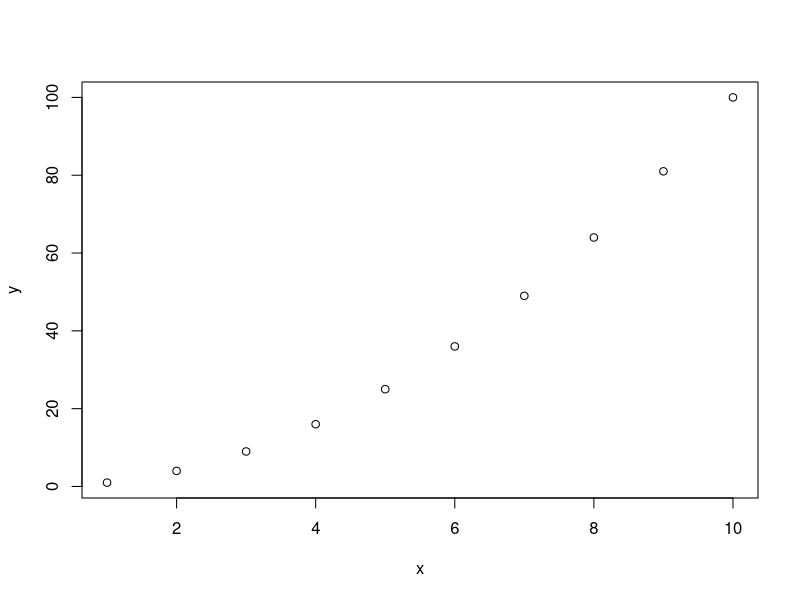
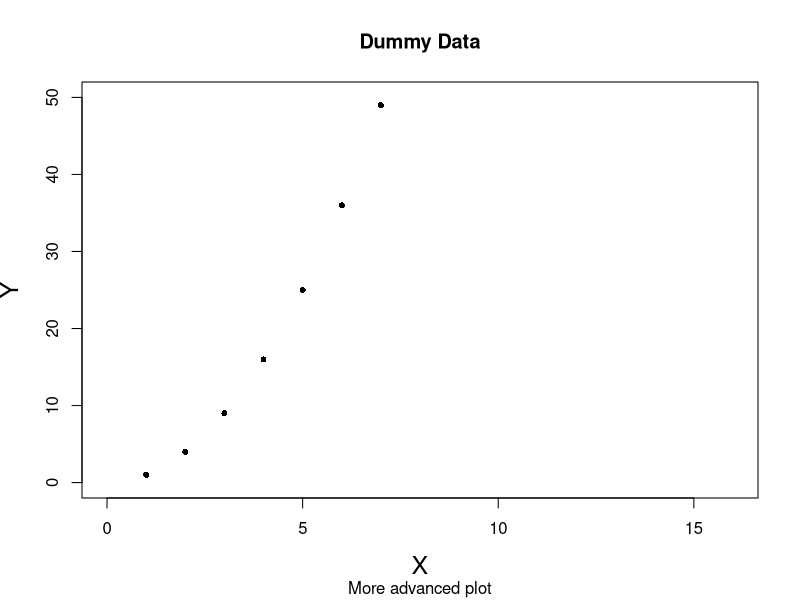
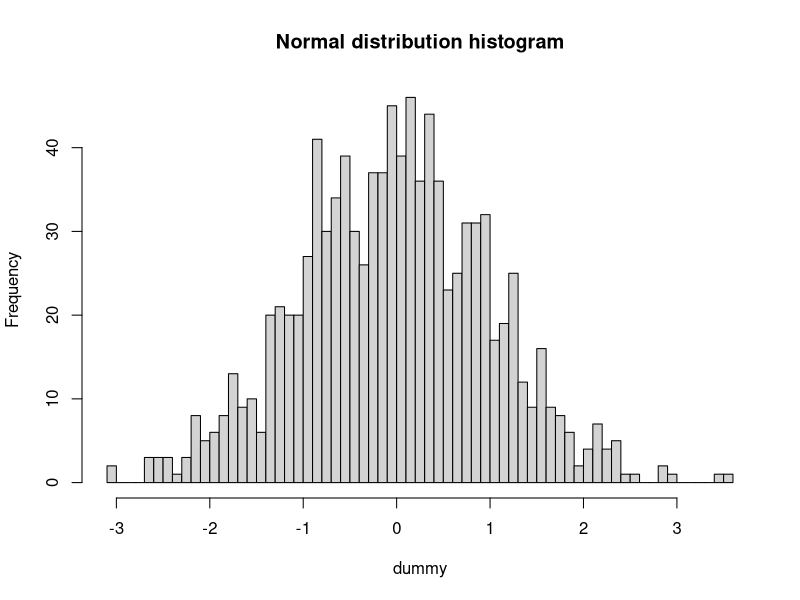
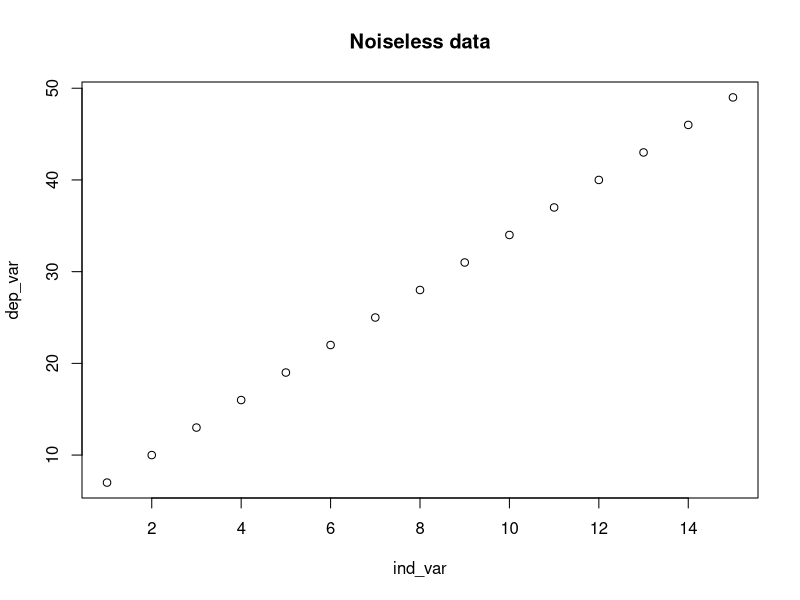
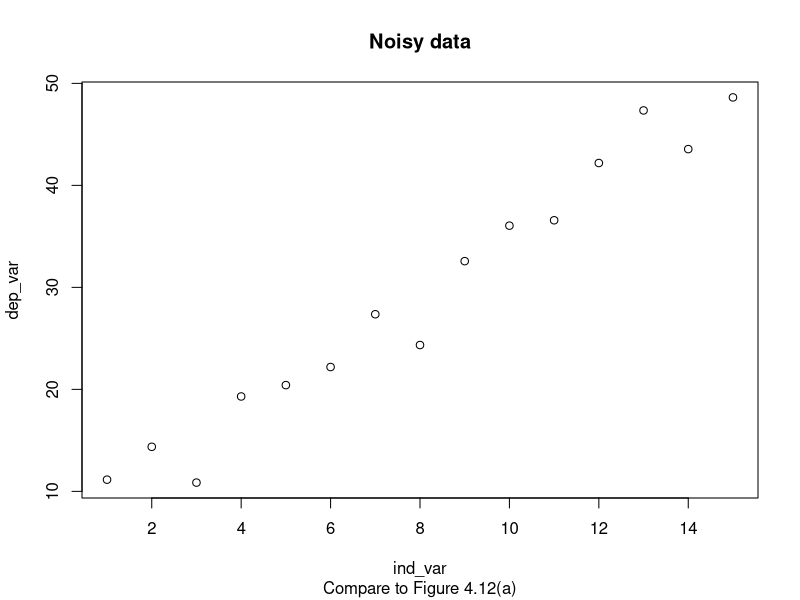
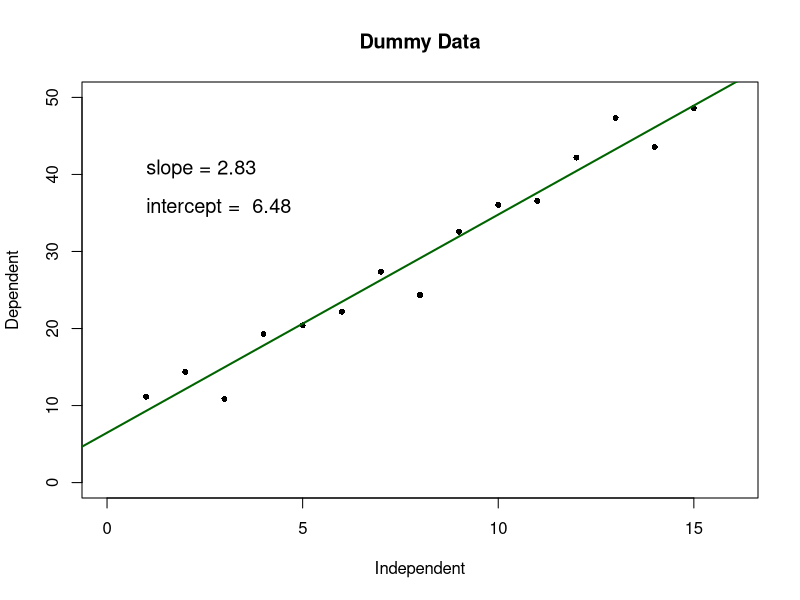
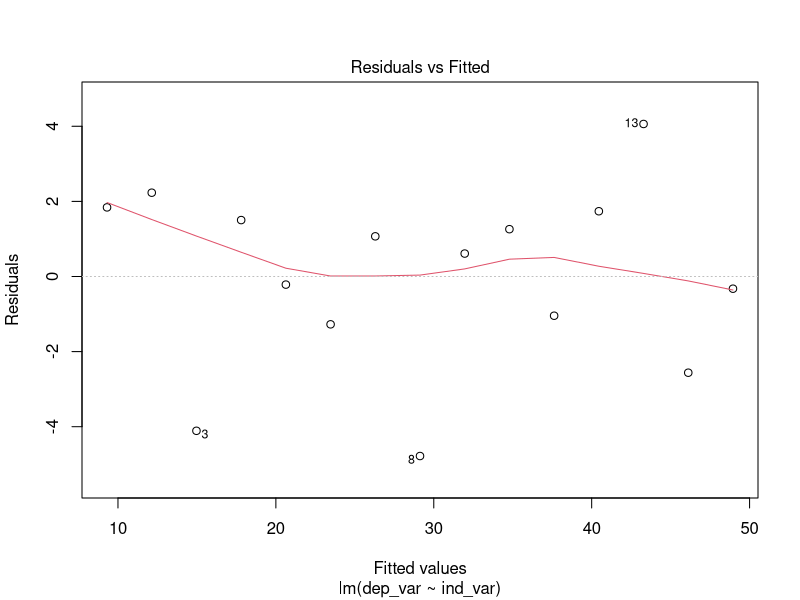
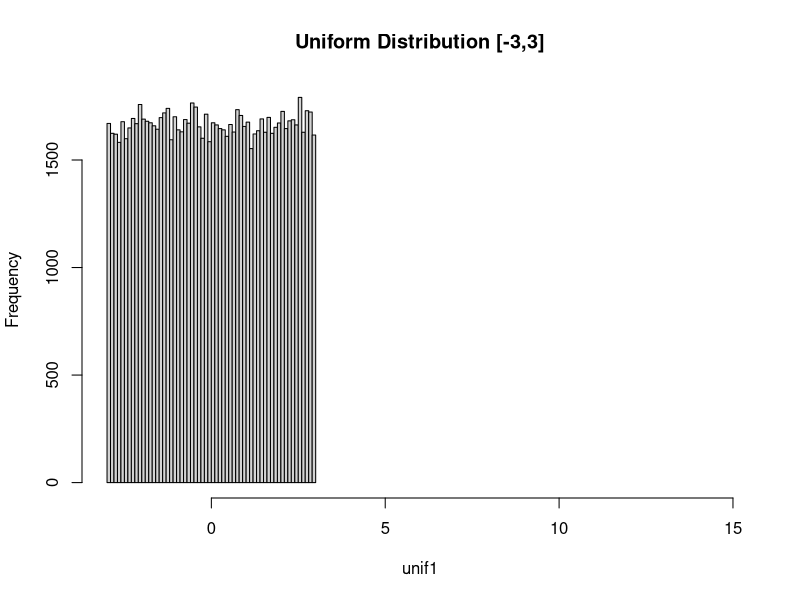

Source code (R) for these figures, in order:
## ---- chunk 1
knitr::opts_chunk$set(echo = TRUE)
{         # Put the cursor on this line, and run it; because
          #  of the curly braces, all the code within
          #  the braces will be run.
  c("data.table",   # fread() for FAST and flexible data input
    "here") ->      # For portability
  package_names

  for (package_name in package_names) {
    if (!is.element(package_name, installed.packages()[, 1])) {
      install.packages(package_name)
    }
    library(package_name,
            character.only = TRUE,
            quietly = TRUE,
            verbose = FALSE
    )
  }
  rm(list = c("package_names", "package_name"))
}
## ---- chunk 2
1:10 -> x     # Put some data (the integers 1 to 10) into variable x.
x^2 -> y      # Put the square of x into y.
postscript(file = "Figure 4.9.eps",
           title = "Figure 4.9",
           colormodel = "cmyk")
plot(x,y)     # Make a graph of y versus x.
dev.off()
## ---- chunk 3
1:10 -> x                        # Put some data into variable x
x^2 -> y                         # Put the square of x into y
postscript(file = "Figure 4.10.eps",
           title = "Figure 4.10",
           colormodel = "cmyk")
plot(x, y,
     main = "Dummy Data",        # Change the title above the plot
     sub = "More advanced plot", # Subtitle
     xlab = "X",                 # set the x-axis label
     ylab = "Y",                 # set the y-axis label
     cex.lab = 1.5,              # make the labels 50% bigger
     xlim = c(0,16),             # set the x-axis range 
     ylim = c(0,50),             # set the y-axis range
     pch = 16,                   # Use a solid dot, not an open circle
     cex = 0.8)                  # make the dots 80% of normal size
dev.off()
## ---- chunk 4
rnorm(n = 1000,         # Draw 1000 times from a normal distribution
      mean = 0,         #  with a mean of zero
      sd = 1) ->        #  and a standard deviation of 1
  dummy                 #   and assign it to variable dummy
postscript(file = "Figure 4.11.eps",
           title = "Figure 4.11",
           colormodel = "cmyk")

hist(dummy,             # Make a histogram of variable dummy
     breaks = 50,       #  using 50 bins
     main = "Normal distribution histogram")
dev.off()
## ---- chunk 5
1:15 ->                        # Put the integers 1:15 into
  ind_var                      #  the independent variable
                   
3 * ind_var + 4 -> dep_var      # Use a linear relationship to create the
                                #  dependent variable
postscript(file = "Figure 4.12a.eps",
           title = "Figure 4.12a",
           colormodel = "cmyk")

plot(ind_var, dep_var,          # Make a scatterplot
     main = "Noiseless data")   #  with a title.
dev.off()

set.seed(seed = 42)             # Look at the "Sampling" section in Chapter 4.
runif(n = 15,                   # Get 15 random numbers
      min = -5,                 #  from -5
      max = 5) +                #  to 5
  dep_var ->                    #  add them to the original
  dep_var                       #  and store the results back in
                                #  the original dependent variable.
postscript(file = "Figure 4.12b.eps",
           title = "Figure 4.12b",
           colormodel = "cmyk")
plot(ind_var, dep_var,          # Make a scatterplot
     main = "Noisy data",       #  with a title and subtitle:
     sub = "Compare to Figure 4.12(a)")
dev.off()
## ---- chunk 6
1:15 ->                             # Put the integers 1:15 into
  ind_var                           #  the independent variable
                   
3 * ind_var + 4 -> dep_var          # Use a linear relationship to create
                                    #  the dependent variable
set.seed(seed = 42)                 # Look at the "Sampling" section in 
                                    #  Chapter 4.
runif(n = 15,                       # Get 15 random numbers
      min = -5,                     #  from -5
      max = 5) +                    #  to 5
  dep_var ->                        #  add them to the original
  dep_var                           #  and store the results back in
                                    #  the original dependent variable.
lm(dep_var ~ ind_var) ->            # Regress dependent variable on the
                                    #  independent variable
  y_lm                              #  and store the results in y_lm

postscript(file = "Figure 4.13.eps",
           title = "Figure 4.13",
           colormodel = "cmyk")
{                                   # Put the scatterplot, line & text
                                    #  all on the same plot
  plot(ind_var, dep_var,            # Plot the data
       main = "Dummy Data",         # Change the title above the plot
       xlab = "Independent",        # set the x-axis label
       ylab = "Dependent",          # set the y-axis label
       xlim = c(0,16),              # set the x-axis range 
       ylim = c(0,50),              # set the y-axis range
       pch = 16,                    # Use a solid dot, not an open circle
       cex = 0.8)                   # make the dots 80% normal size
  abline(a = y_lm$coef[1],          # Add a line to the plot, with
                                    #  intercept from the linear model,
         b = y_lm$coef[2],          #  slope from the linear model,
         col = "darkgreen",         #  using a dark green color,
         lwd = 2)                   #  and a wider line.
  text(1, 40,                       # Put some text info on the plot @ (1,40)
       labels = paste(              # The label will have, pasted together,
         "slope =",                 #  "slope ="
         round(y_lm$coef[2],        #  and the value of the slope from the
                                    #  regression,
               digits = 2)),        #  rounded to 2 decimal places.
       adj = c(0,0),                # Lower left point at (1,40) on graph
       cex = 1.2)                   # 20% bigger text
  text(1, 35,                       # Put some more text on the plot
       labels = paste(              # Paste together
         "intercept = ",            #  "intercept = "
         round(y_lm$coef[1],        #  the value of the intercept from the
                                    #  regression
               digits = 2)),        #  rounded to two decimal places.
       adj = c(0,0),
       cex = 1.2)                   # 20% bigger text
}
dev.off()
## ---- chunk 7
1:15 ->                             # Put the integers 1:15 into
  ind_var                           #  the independent variable
                   
3 * ind_var + 4 -> dep_var          # Use a linear relationship to create
                                    #  the dependent variable
set.seed(seed = 42)                 # Look at the "Sampling" section in 
                                    #  Chapter 4.
runif(n = 15,                       # Get 15 random numbers
      min = -5,                     #  from -5
      max = 5) +                    #  to 5
  dep_var ->                        #  add them to the original
  dep_var                           #  and store the results back in
                                    #  the original dependent variable.

lm(dep_var ~ ind_var) ->            # Regress dependent variable on the
                                    #  independent variable
  y_lm                              #  and store the results in y_lm

postscript(file = "Figure 4.14.eps",
           title = "Figure 4.14",
           colormodel = "cmyk")
plot(y_lm,                          # Plot the results of the linear model.
                                    # Notice that the plot() command is
                                    #  pretty smart. It detects that y_lm
                                    #  is a linear model and plots
                                    #  appropriately!
     which = 1)                     # There are four plots; use the first.
                                    # Type ?plot.lm at the command prompt
                                    #  in the console, and press <Enter>
                                    #  to see what the others are.
dev.off()
## ---- chunk 8
set.seed(seed = 413)
runif(n = 1e5,          # Draw 100,000 samples uniformly
      min = -3,         # between -3...
      max = 3) ->       # ...and 3. Store the results...
  unif1                 # ...in variable unif1.

postscript(file = "Figure 4.15a.eps",
           title = "Figure 4.15a",
           colormodel = "cmyk")

hist(unif1,             # Make a histogram of the data in variable unif1.
     breaks = 50,       # Divide the data into 50 bins
     xlim = c(-3, 15),  # Draw graph from x = -3 to x = 15. (See next example.)
     main = "Uniform Distribution [-3,3]")  # Put a title on the graph
dev.off()

runif(n = 1e5,
      min = 3,
      max = 15) -> # Use a different maximum value
  unif2
postscript(file = "Figure 4.15b.eps",
           title = "Figure 4.15b",
           colormodel = "cmyk")
hist(unif2,
     breaks = 50,
     main = "Uniform Distribution [3,15]")
dev.off()

rnorm(n = 1e5,           # Draw 100,000 samples from a normal distribution...
      mean = 0,          # ...with a mean of 0...
      sd = 3) ->         # ...and standard deviation of 3. Store the results...
  norm1                  # ...in variable norm1.
postscript(file = "Figure 4.16a.eps",
           title = "Figure 4.16a",
           colormodel = "cmyk")

hist(norm1,              # Make a histogram.
     breaks = 50,        #  
     main = expression(  # "expression" allows for math and Greek characters.
       paste(            # "paste" all this stuff together:
         "Normal Distribution: ",  # String
         mu,                       # Greek letter mu (because of expression)
         " = 0, ",                 # Another string
         sigma,                    # Greek letter sigma
         " = 1 ")),                # Another string
     xlim = c(-10, 20))            # Set the limits (see the next two)
dev.off()

rnorm(n = 1e5,
      mean = 4,
      sd = 3) -> 
  norm2
postscript(file = "Figure 4.16b.eps",
           title = "Figure 4.16b",
           colormodel = "cmyk")

hist(norm2,
     breaks = 50,
     main = expression(paste("Normal Distribution: ",
                  mu,
                  " = 4, ",
                  sigma,
                  " = 3 ")),
     xlim = c(-10, 20))
dev.off()

rnorm(n = 1e5,
      mean = 4,
      sd = 1) -> 
  norm3
postscript(file = "Figure 4.16c.eps",
           title = "Figure 4.16c",
           colormodel = "cmyk")

hist(norm3,
     breaks = 50,
     main = expression(paste("Normal Distribution: ",
                  mu,
                  " = 4, ",
                  sigma,
                  " = 1 ")),
     xlim = c(-10, 20))
dev.off()
